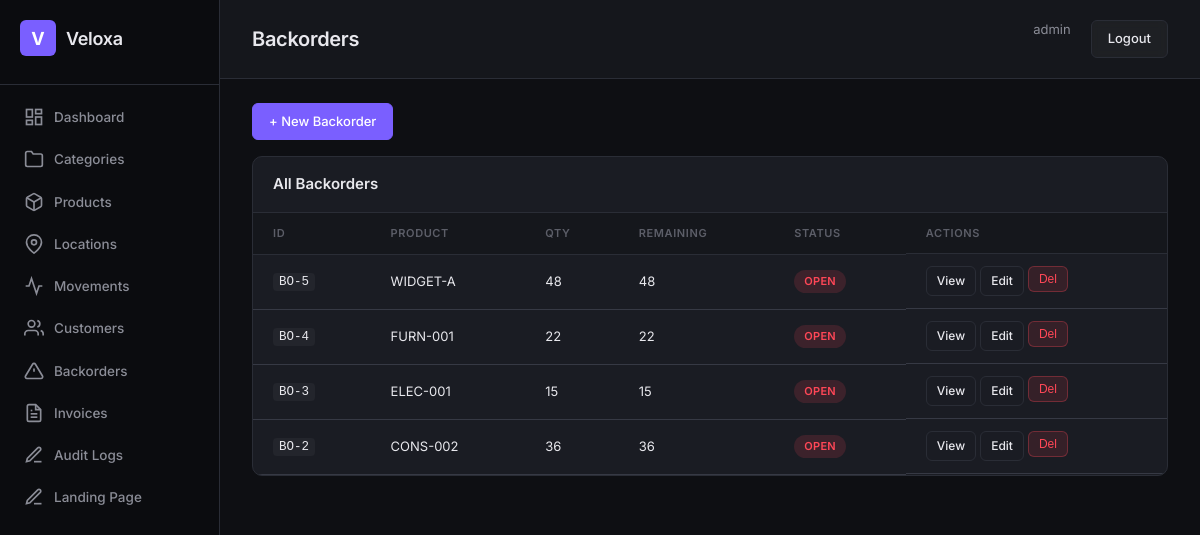
/backorders/ (signed in), run on the app's committed database.
### apps/accounts/models.py (models this page shows, shortened)
class User(AbstractUser):
    objects = TenantAwareUserManager()
    ROLE_CHOICES = [
        ("super_admin", "Super Admin"),
        ("warehouse_manager", "Warehouse Manager"),
        ("auditor", "Auditor"),
        ("viewer", "Read-Only Viewer"),
    ]
    role = models.CharField(max_length=32, choices=ROLE_CHOICES, default="viewer")
    phone = models.CharField(max_length=20, blank=True)
    tenant = models.ForeignKey(
        "tenants.Tenant", on_delete=models.CASCADE,
        null=True, blank=True, related_name="users",
    )
    class Meta:
        db_table = "accounts_user"
        verbose_name = "User"
        verbose_name_plural = "Users"

### apps/backorder/models.py (models this page shows, shortened)
class BackOrder(models.Model):
    class Status(models.TextChoices):
        OPEN = "open", "Open"
        PARTIALLY_FULFILLED = "partially_fulfilled", "Partially Fulfilled"
        CLOSED = "closed", "Closed"
    product = models.ForeignKey(
        "warehouse.Product",
        on_delete=models.PROTECT,
        related_name="backorders",
    )
    qty = models.PositiveIntegerField()
    qty_fulfilled = models.PositiveIntegerField(default=0)
    status = models.CharField(max_length=32, choices=Status.choices, default=Status.OPEN)
    sales_order_ref = models.CharField(max_length=64, db_index=True)
    created_by = models.ForeignKey(get_user_model(), on_delete=models.PROTECT)
    created_at = models.DateTimeField(auto_now_add=True)
    updated_at = models.DateTimeField(auto_now=True)
    tenant = models.ForeignKey(
        "tenants.Tenant", on_delete=models.CASCADE,
        null=True, blank=True, related_name="%(class)s_set",
    )
    objects = TenantAwareManager()
    class Meta:
        db_table = "backorder_backorder"
        ordering = ["-created_at"]
    @property
    def qty_remaining(self) -> int:
        return self.qty - self.qty_fulfilled

### apps/warehouse/models/product.py (models this page shows, shortened)
class Product(models.Model):
    sku = models.CharField(max_length=64, unique=True, db_index=True)
    name = models.CharField(max_length=255)
    description = models.TextField(blank=True)
    category = models.ForeignKey(
        Category, on_delete=models.SET_NULL, null=True, blank=True,
        related_name="products",
    )
    unit = models.ForeignKey(
        Unit, on_delete=models.PROTECT, null=True, blank=True,
        related_name="products",
    )
    cost_price = models.DecimalField(max_digits=12, decimal_places=2, default=0)
    is_active = models.BooleanField(default=True)
    created_at = models.DateTimeField(auto_now_add=True)
    updated_at = models.DateTimeField(auto_now=True)
    tenant = models.ForeignKey(
        "tenants.Tenant", on_delete=models.CASCADE,
        null=True, blank=True, related_name="%(class)s_set",
    )
    objects = TenantAwareManager()
    class Meta:
        db_table = "warehouse_product"
        verbose_name = "Product"

### config/views.py (the view)
# urls.py: path("backorders/", views.backorder_list, name="backorder-list"),
@login_required
def backorder_list(request):
    return render(request, "backorders.html", {"backorders": BackOrder.objects.select_related("product", "created_by").all()})

### apps/accounts/models.py (called while the page is built)
    def get_queryset(self):
        from apps.tenants.utils import get_current_tenant_id
        qs = super().get_queryset()
        tenant_id = get_current_tenant_id()
        if tenant_id is not None:
            return qs.filter(tenant_id=tenant_id)
        return qs

### apps/tenants/managers.py (called while the page is built)
    def get_queryset(self):
        qs = super().get_queryset()
        tenant_id = get_current_tenant_id()
        if tenant_id is not None:
            return qs.filter(tenant_id=tenant_id)
        return qs

### apps/tenants/utils.py (called while the page is built)
def set_current_tenant(tenant):
    _thread_local.tenant = tenant

def get_current_tenant():
    return getattr(_thread_local, "tenant", None)

def get_current_tenant_id():
    tenant = get_current_tenant()
    return tenant.id if tenant else None

### templates/backorders.html
{% extends 'base.html' %}{% block title %}Backorders — Veloxa Warehouse{% endblock %}{% block page_title %}Backorders{% endblock %}{% block active %}backorders{% endblock %}
{% block content %}
<div style="margin-bottom:16px"><a href="{% url 'backorder-create' %}" class="btn btn-primary">+ New Backorder</a></div>
<div class="card"><div class="card-header"><h2>All Backorders</h2></div><div class="card-body">
<table class="table"><thead><tr><th>ID</th><th>Product</th><th>Qty</th><th>Remaining</th><th>Status</th><th class="actions-cell">Actions</th></tr></thead>
<tbody>{% for bo in backorders %}<tr><td><code>BO-{{ bo.id }}</code></td><td>{{ bo.product.sku }}</td><td>{{ bo.qty }}</td><td>{{ bo.qty_remaining }}</td><td>{% if bo.status == 'open' %}<span class="badge badge-danger">Open</span>{% elif bo.status == 'partially_fulfilled' %}<span class="badge badge-warning">Partial</span>{% else %}<span class="badge badge-success">Closed</span>{% endif %}</td><td class="actions-cell"><a href="{% url 'backorder-detail' pk=bo.pk %}" class="btn btn-sm">View</a><a href="{% url 'backorder-update' pk=bo.pk %}" class="btn btn-sm">Edit</a><form method="post" action="{% url 'backorder-delete' pk=bo.pk %}">{% csrf_token %}<button class="btn btn-sm btn-danger">Del</button></form></td></tr>{% empty %}<tr><td colspan="6" class="empty">No backorders.</td></tr>{% endfor %}</tbody></table></div></div>
{% endblock %}

### templates/base.html (shortened to what this page needs)
{% load static %}
<!DOCTYPE html>
<html lang="en">
<head>
  <link rel="stylesheet" href="{% static 'css/style.css' %}">
</head>
<body>
  <div class="layout">
    <aside class="sidebar">
      <div class="sidebar-brand">
        <div class="brand-icon">V</div>
        <span class="brand-text">Veloxa</span>
      </div>
      <nav class="sidebar-nav">
        <a href="{% url 'dashboard' %}" class="nav-item {% if active == 'dashboard' %}active{% endif %}">
          <svg width="20" height="20" viewBox="0 0 24 24" fill="none" stroke="currentColor" stroke-width="2"><rect x="3" y="3" width="7" height="9"/><rect x="14" y="3" width="7" height="5"/><rect x="14" y="12" width="7" height="9"/><rect x="3" y="16" width="7" height="5"/></svg>
          Dashboard
        </a>
        <a href="{% url 'category-list' %}" class="nav-item {% if active == 'categories' %}active{% endif %}">
          <svg width="20" height="20" viewBox="0 0 24 24" fill="none" stroke="currentColor" stroke-width="2"><path d="M22 19a2 2 0 0 1-2 2H4a2 2 0 0 1-2-2V5a2 2 0 0 1 2-2h5l2 3h9a2 2 0 0 1 2 2z"/></svg>
          Categories
        </a>
        <a href="{% url 'product-list' %}" class="nav-item {% if active == 'products' %}active{% endif %}">
          Products
        </a>
        <a href="{% url 'location-list' %}" class="nav-item {% if active == 'locations' %}active{% endif %}">
          <svg width="20" height="20" viewBox="0 0 24 24" fill="none" stroke="currentColor" stroke-width="2"><path d="M21 10c0 7-9 13-9 13s-9-6-9-13a9 9 0 0 1 18 0z"/><circle cx="12" cy="10" r="3"/></svg>
          Locations
        </a>
        <a href="{% url 'movement-list' %}" class="nav-item {% if active == 'movements' %}active{% endif %}">
          <svg width="20" height="20" viewBox="0 0 24 24" fill="none" stroke="currentColor" stroke-width="2"><polyline points="22 12 18 12 15 21 9 3 6 12 2 12"/></svg>
          Movements
        </a>
        <a href="{% url 'customer-list' %}" class="nav-item {% if active == 'customers' %}active{% endif %}">
          <svg width="20" height="20" viewBox="0 0 24 24" fill="none" stroke="currentColor" stroke-width="2"><path d="M17 21v-2a4 4 0 0 0-4-4H5a4 4 0 0 0-4 4v2"/><circle cx="9" cy="7" r="4"/><path d="M23 21v-2a4 4 0 0 0-3-3.87"/><path d="M16 3.13a4 4 0 0 1 0 7.75"/></svg>
          Customers
        </a>
        <a href="{% url 'backorder-list' %}" class="nav-item {% if active == 'backorders' %}active{% endif %}">
          <svg width="20" height="20" viewBox="0 0 24 24" fill="none" stroke="currentColor" stroke-width="2"><path d="M10.29 3.86L1.82 18a2 2 0 0 0 1.71 3h16.94a2 2 0 0 0 1.71-3L13.71 3.86a2 2 0 0 0-3.42 0z"/><line x1="12" y1="9" x2="12" y2="13"/><line x1="12" y1="17" x2="12.01" y2="17"/></svg>
          Backorders
        </a>
        <a href="{% url 'invoice-list' %}" class="nav-item {% if active == 'invoices' %}active{% endif %}">
          <svg width="20" height="20" viewBox="0 0 24 24" fill="none" stroke="currentColor" stroke-width="2"><path d="M14 2H6a2 2 0 0 0-2 2v16a2 2 0 0 0 2 2h12a2 2 0 0 0 2-2V8z"/><polyline points="14 2 14 8 20 8"/><line x1="16" y1="13" x2="8" y2="13"/><line x1="16" y1="17" x2="8" y2="17"/><polyline points="10 9 9 9 8 9"/></svg>
          Invoices
        </a>
        <a href="{% url 'audit-log-list' %}" class="nav-item {% if active == 'audit' %}active{% endif %}">
          <svg width="20" height="20" viewBox="0 0 24 24" fill="none" stroke="currentColor" stroke-width="2"><path d="M12 20h9"/><path d="M16.5 3.5a2.121 2.121 0 0 1 3 3L7 19l-4 1 1-4L16.5 3.5z"/></svg>
          Audit Logs
        </a>
        <a href="{% url 'landing-manage' %}" class="nav-item {% if active == 'landing' %}active{% endif %}">
          <svg width="20" height="20" viewBox="0 0 24 24" fill="none" stroke="currentColor" stroke-width="2"><path d="M12 20h9"/><path d="M16.5 3.5a2.121 2.121 0 0 1 3 3L7 19l-4 1 1-4L16.5 3.5z"/></svg>
          Landing Page
        </a>
      </nav>
    </aside>
    <main class="main">
      <header class="topbar">
        <h1 class="page-title">{% block page_title %}Dashboard{% endblock %}</h1>
        <div class="topbar-right">
          <a href="{% url 'profile' %}" style="color:var(--text-secondary);font-size:13px;margin-right:12px;text-decoration:none">{{ request.user.username }}</a>
          <a href="{% url 'logout' %}" class="btn btn-glass">Logout</a>
        </div>
      </header>
      <div class="content">
        {% block content %}{% endblock %}
      </div>
    </main>
  </div>
</body>
</html>

### static/css/style.css (style rules this page uses)
:root { --bg-primary: #0e0f13; --bg-secondary: #15171c; --bg-card: #1a1c23; --bg-card-hover: #1f2129; --bg-sidebar: #0b0c0f; --border: #2a2d36; --border-light: #363944; --text-primary: #e8e8ed; --text-secondary: #8b8d97; --text-muted: #5c5e68; --accent: #7a5fff; --accent-hover: #6b50e8; --accent-glow: rgba(122, 95, 255, 0.15); --success: #2ed573; --warning: #ffa502; --danger: #ff4757; --info: #3b82f6; --radius: 10px; --radius-sm: 6px; --shadow: 0 2px 8px rgba(0,0,0,.3); }
* { margin: 0; padding: 0; box-sizing: border-box; }
body { font-family: "Inter", -apple-system, BlinkMacSystemFont, sans-serif; background: var(--bg-primary); color: var(--text-primary); font-size: 14px; line-height: 1.5; }
.layout { display: flex; min-height: 100vh; }
.sidebar { width: 220px; background: var(--bg-sidebar); border-right: 1px solid var(--border); padding: 0; display: flex; flex-direction: column; position: fixed; top: 0; left: 0; height: 100vh; z-index: 100; backdrop-filter: blur(12px); }
.sidebar-brand { display: flex; align-items: center; gap: 10px; padding: 20px 20px 28px; border-bottom: 1px solid var(--border); }
.brand-icon { width: 36px; height: 36px; background: var(--accent); border-radius: var(--radius-sm); display: flex; align-items: center; justify-content: center; font-weight: 700; font-size: 18px; color: #fff; }
.brand-text { font-size: 18px; font-weight: 600; letter-spacing: -.3px; }
.sidebar-nav { padding: 12px 10px; display: flex; flex-direction: column; gap: 2px; }
.nav-item { display: flex; align-items: center; gap: 10px; padding: 10px 14px; color: var(--text-secondary); text-decoration: none; border-radius: var(--radius-sm); font-size: 13.5px; font-weight: 500; transition: all .15s; }
.main { margin-left: 220px; flex: 1; padding: 0; }
.topbar { display: flex; align-items: center; justify-content: space-between; padding: 20px 32px; border-bottom: 1px solid var(--border); background: var(--bg-secondary); position: sticky; top: 0; z-index: 50; backdrop-filter: blur(8px); }
.page-title { font-size: 20px; font-weight: 600; letter-spacing: -.3px; }
.topbar-right { display: flex; gap: 8px; }
.content { padding: 24px 32px; }
.card { background: var(--bg-card); border: 1px solid var(--border); border-radius: var(--radius); overflow: hidden; }
.card-header { padding: 16px 20px; border-bottom: 1px solid var(--border); }
.card-header h2 { font-size: 15px; font-weight: 600; }
.card-body { padding: 0; }
.table { width: 100%; border-collapse: collapse; }
.table th { text-align: left; padding: 12px 20px; font-size: 11px; font-weight: 600; text-transform: uppercase; letter-spacing: .6px; color: var(--text-muted); border-bottom: 1px solid var(--border); background: var(--bg-secondary); }
.table td { padding: 12px 20px; border-bottom: 1px solid var(--border-light); font-size: 13px; }
.badge { display: inline-block; padding: 3px 10px; border-radius: 20px; font-size: 11px; font-weight: 600; letter-spacing: .3px; text-transform: uppercase; }
.badge-danger { background: rgba(255, 71, 87, .15); color: var(--danger); }
.btn { display: inline-flex; align-items: center; gap: 6px; padding: 8px 16px; border: 1px solid var(--border); border-radius: var(--radius-sm); background: var(--bg-card); color: var(--text-primary); font-size: 13px; font-weight: 500; cursor: pointer; transition: all .15s; text-decoration: none; }
.btn-glass { background: rgba(255,255,255,.04); backdrop-filter: blur(4px); }
code { font-family: "JetBrains Mono", "Fira Code", monospace; font-size: 12.5px; background: rgba(255,255,255,.04); padding: 2px 6px; border-radius: 4px; }
.btn-primary { background: var(--accent); color: #fff; border-color: var(--accent); }
.btn-danger { background: rgba(255,71,87,.12); color: var(--danger); border-color: rgba(255,71,87,.3); }
.btn-sm { padding: 5px 10px; font-size: 12px; }
.actions-cell { display: flex; gap: 4px; }

### data on the page
User: user.username "admin"
BackOrder: id "5", product.sku "WIDGET-A", qty "48", qty_remaining "48", status "OPEN"
BackOrder: id "4", product.sku "FURN-001", qty "22", qty_remaining "22", status "OPEN"
BackOrder: id "3", product.sku "ELEC-001", qty "15", qty_remaining "15", status "OPEN"
BackOrder: id "2", product.sku "CONS-002", qty "36", qty_remaining "36", status "OPEN"
